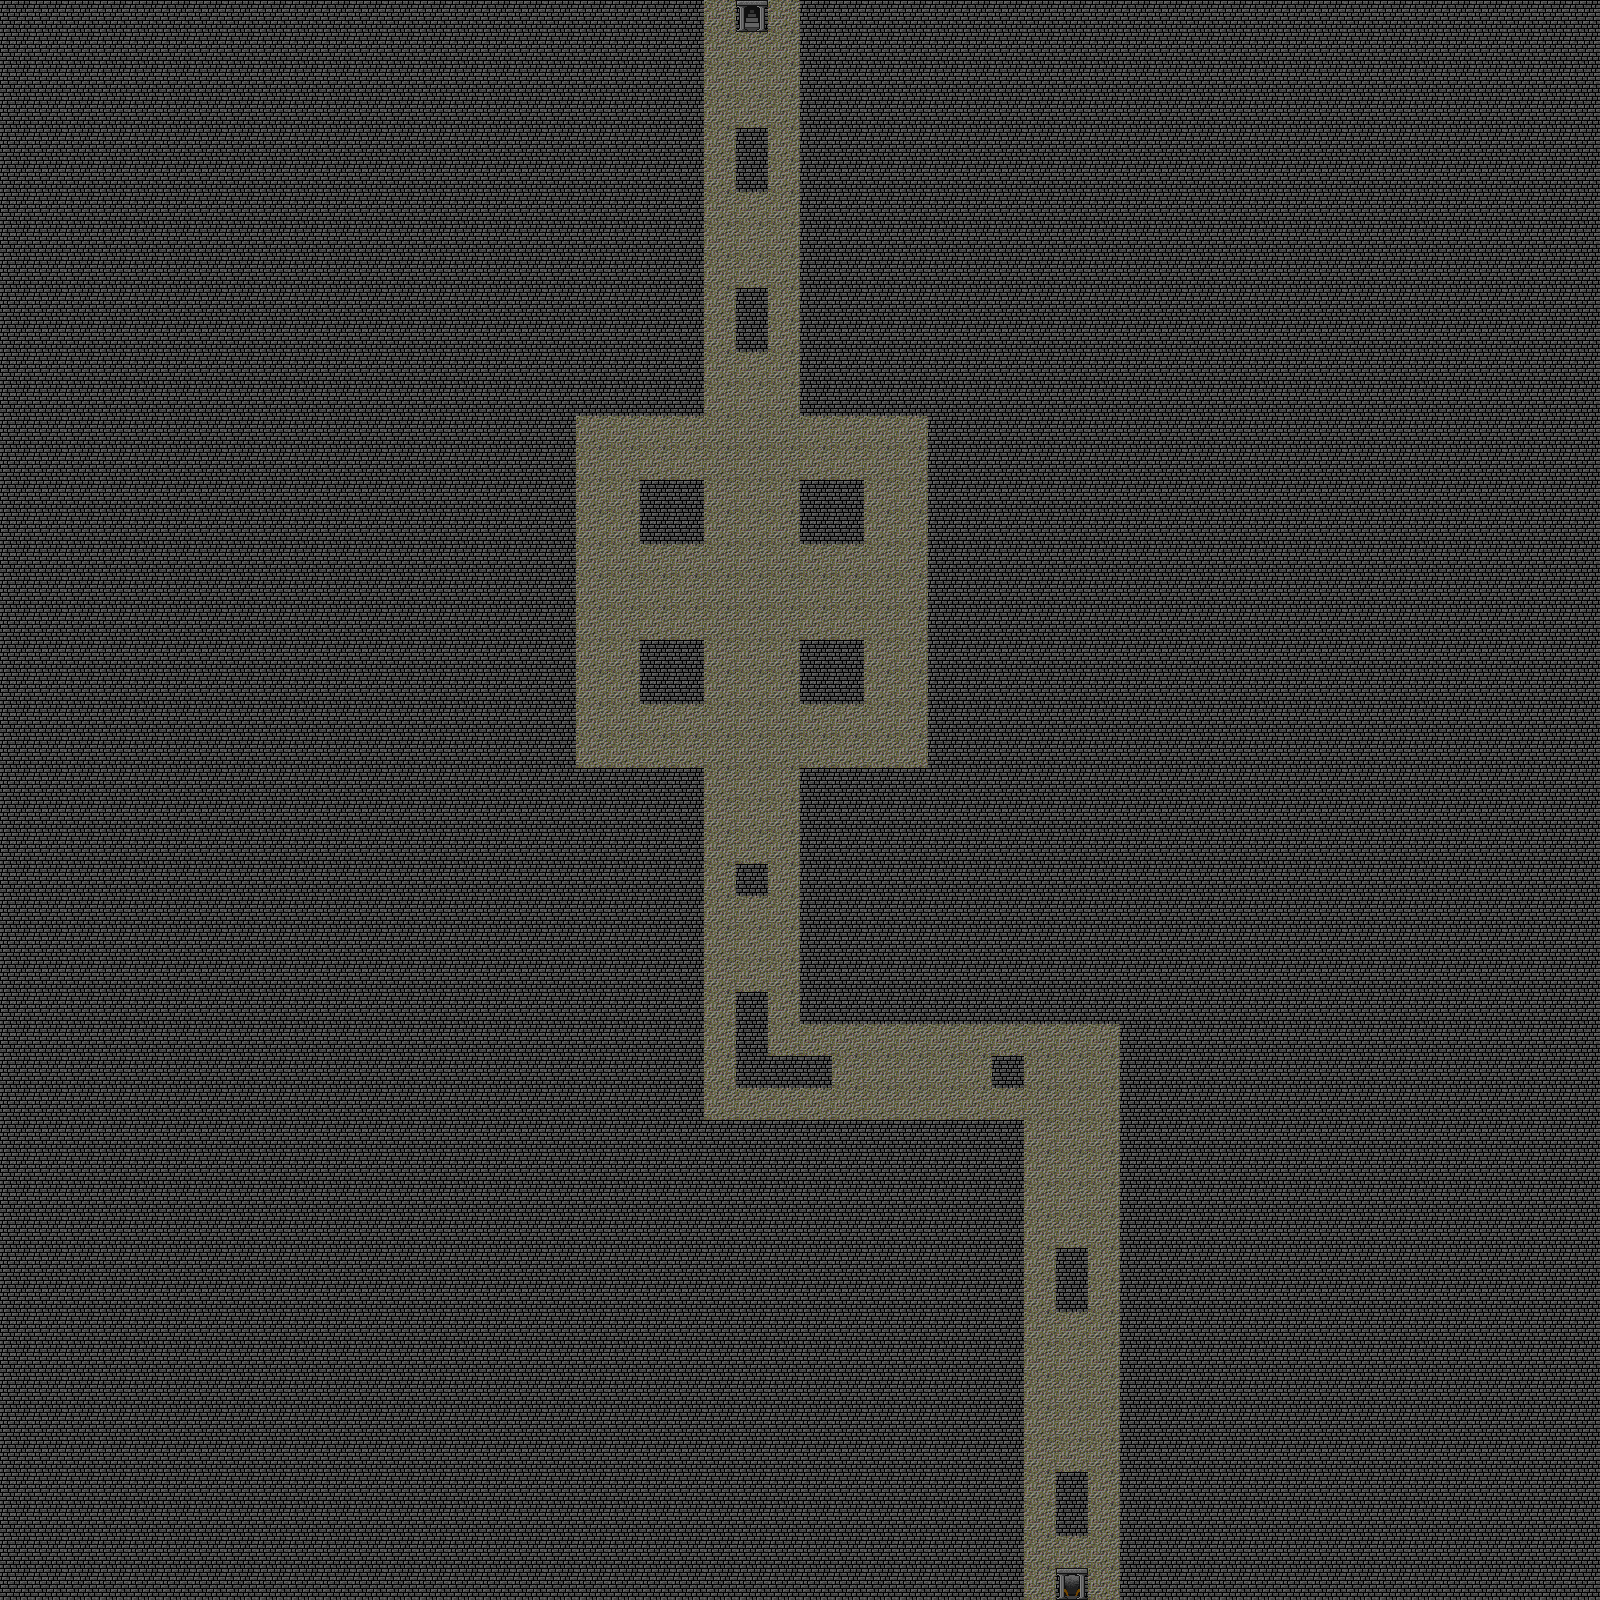

The image is a tile-based game level rendered from a .tmx file. Its description and source (layers, tilesets, objects; grid data summarised) follow:
An orthogonal 50x50 tile map with 32x32 px tiles, 1 tile layer (Terrain) and 3 objects (2x Guard, Boss).

<map version="1.0" orientation="orthogonal" width="50" height="50" tilewidth="32" tileheight="32">
 <tileset firstgid="1" name="dg_dungeon32" tilewidth="32" tileheight="32">
  <image source="gfx/dg_dungeon32.gif" width="288" height="320" />
  <tile id="0">
   <properties>
    <property name="display" value="#" />
    <property name="value" value="&quot;WALL&quot;" />
   </properties>
  </tile>
  <tile id="21">
   <properties>
    <property name="display" value="&lt;" />
    <property name="value" value="&quot;UP&quot;" />
   </properties>
  </tile>
  <tile id="22">
   <properties>
    <property name="display" value="&gt;" />
    <property name="value" value="&quot;IRON_COUNCIL&quot;" />
   </properties>
  </tile>
  <tile id="51">
   <properties>
    <property name="display" value="." />
    <property name="value" value="&quot;FLOOR&quot;" />
   </properties>
  </tile>
 </tileset>
 <layer name="Terrain" width="50" height="50">
  <data>[2500 cells, 2500 non-empty, 4 distinct tile ids]</data>
 </layer>
 <objectgroup name="Actor" width="50" height="50">
  <object name="Boss" x="752" y="581">
   <properties>
    <property name="display" value="O" />
    <property name="value" value="&quot;BROTOQ&quot;" />
   </properties>
  </object>
  <object name="Guard" x="785" y="580">
   <properties>
    <property name="display" value="o" />
    <property name="value" value="&quot;ORC_GUARD&quot;" />
   </properties>
  </object>
  <object name="Guard" x="719" y="579">
   <properties>
    <property name="display" value="o" />
    <property name="value" value="&quot;ORC_GUARD&quot;" />
   </properties>
  </object>
 </objectgroup>
</map>
